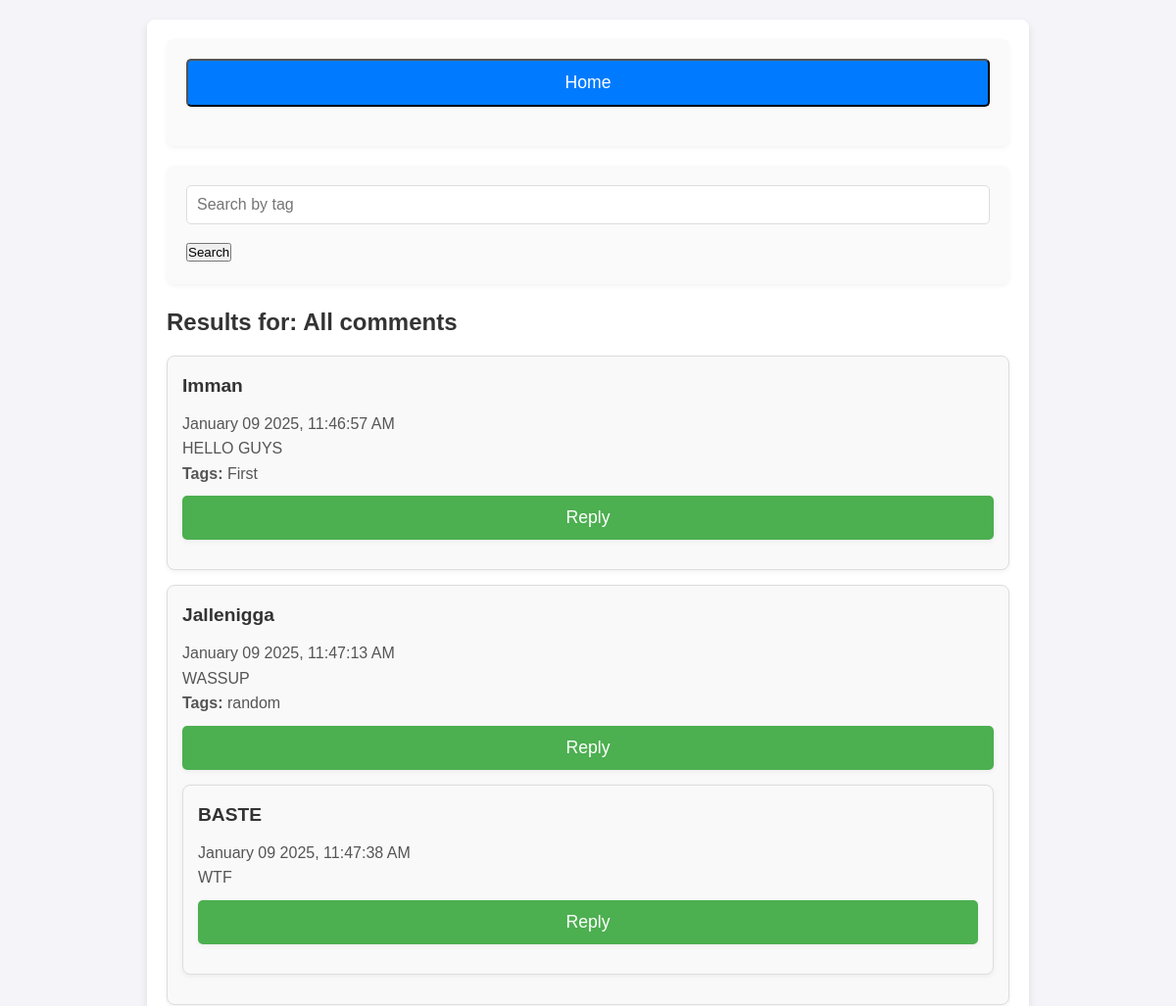
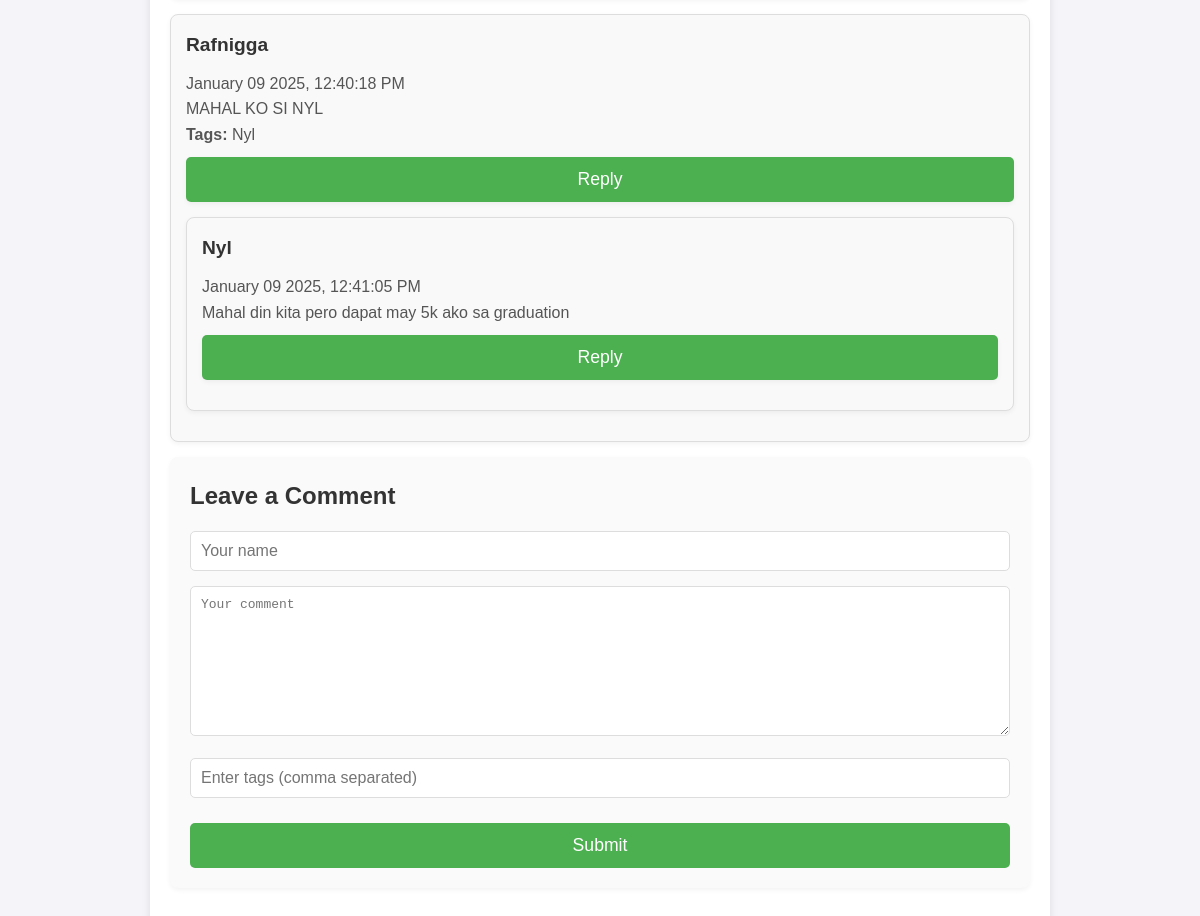
The page /Frontend/forum/index.php on the database its author committed (2 pictures, top to bottom).
### tables this page shows
CREATE TABLE `tb_data` (
  `id` int(11) NOT NULL,
  `name` varchar(50) NOT NULL,
  `comment` varchar(150) NOT NULL,
  `tags` varchar(255) DEFAULT NULL,
  `date` varchar(50) NOT NULL,
  `reply_id` int(11) NOT NULL
);

### Frontend/forum/comment.php (the view, shortened to what this page needs)
<div class="comment">
  <h4><?php echo $data['name']; ?></h4>
  <p><?php echo $data['date']; ?></p>
  <p><?php echo $data['comment']; ?></p>
  <p><strong>Tags:</strong> <?php echo htmlspecialchars($data['tags']); ?></p>
  <?php $reply_id = $data['id']; ?>
  <button class="reply" onclick="reply(<?php echo $reply_id; ?>, '<?php echo $data['name']; ?>');">Reply</button>
  <?php
  $datas = mysqli_query($db_connection, "SELECT * FROM tb_data WHERE reply_id = $reply_id");
  if (mysqli_num_rows($datas) > 0) {
    foreach ($datas as $data) {
      require 'reply.php';
    }
  }
  ?>
</div>

### Frontend/forum/index.php (shortened to what this page needs)
<?php
require 'db_connection.php';
$search_tag = '';
if (isset($_GET['tag'])) {
  $search_tag = $_GET['tag'];
  $datas = mysqli_query($db_connection, "SELECT * FROM tb_data WHERE tags LIKE '%$search_tag%' AND reply_id = 0");
} else {
  $datas = mysqli_query($db_connection, "SELECT * FROM tb_data WHERE reply_id = 0");
}
?>
<!DOCTYPE html>
<html lang="en">
<head>
  <link rel="stylesheet" href="styles.css">
</head>
<body>
  <div class="container">
    <form action="index.php" method="get">
      <button type="submit" class="home-btn">Home</button>
    </form>
    <form action="index.php" method="get">
      <input type="text" name="tag" value="<?php echo htmlspecialchars($search_tag); ?>" placeholder="Search by tag">
      <button type="submit">Search</button>
    </form>
    <h3>Results for: <?php echo $search_tag ? htmlspecialchars($search_tag) : 'All comments'; ?></h3>
    <?php
    foreach ($datas as $data) {
      require 'comment.php';
    }
    ?>
    <div id="comment_form" class="<?php echo $search_tag ? 'hide' : ''; ?>">
      <form action="" method="post">
        <h3 id="title">Leave a Comment</h3>
        <input type="text" name="name" placeholder="Your name" required>
        <textarea name="comment" placeholder="Your comment" required></textarea>
        <input type="text" name="tags" placeholder="Enter tags (comma separated)" required>
        <button class="submit" type="submit" name="submit">Submit</button>
      </form>
    </div>
  </div>
</body>
</html>

### Frontend/forum/reply.php (shortened to what this page needs)
<div class="reply">
  <h4><?php echo htmlspecialchars($data['name']); ?></h4>
  <p><?php echo htmlspecialchars($data['date']); ?></p>
  <p><?php echo nl2br(htmlspecialchars(preg_replace('/#\w+/', '', $data['comment'])));
      ?></p>
  <?php $reply_id = $data['id']; ?>
  <button class="reply" onclick="reply(<?php echo $reply_id; ?>, '<?php echo addslashes(htmlspecialchars($data['name'])); ?>');">Reply</button>
</div>

### Frontend/forum/styles.css (style rules this page uses)
* { margin: 0px; padding: 0px; box-sizing: border-box; }
body { font-family: Arial, sans-serif; background: #f4f4f9; color: #333; line-height: 1.6; }
.container { background: #fff; width: 80%; max-width: 900px; margin: 20px auto; padding: 20px; box-shadow: 0 4px 8px rgba(0, 0, 0, 0.1); border-radius: 8px; }
h3 { color: #333; font-size: 1.5em; margin-bottom: 15px; font-weight: 600; }
form { background: #fafafa; padding: 20px; border-radius: 8px; margin-bottom: 20px; box-shadow: 0 2px 5px rgba(0, 0, 0, 0.05); }
form input, form textarea { width: 100%; padding: 10px; margin-bottom: 15px; border: 1px solid #ddd; border-radius: 5px; font-size: 1em; }
form textarea { height: 150px; resize: vertical; }
form button.submit, button.reply { background: #4CAF50; color: #fff; border: none; padding: 12px 20px; font-size: 1.1em; cursor: pointer; border-radius: 5px; transition: background-color 0.3s ease; width: 100%; margin-top: 10px; }
button.home-btn { background: #007bff; color: white; font-size: 1.1em; padding: 12px 20px; cursor: pointer; width: 100%; border-radius: 5px; transition: background-color 0.3s ease; margin-bottom: 20px; }
.comment, .reply { background: #f9f9f9; padding: 15px; border: 1px solid #ddd; border-radius: 8px; margin-bottom: 15px; box-shadow: 0 2px 5px rgba(0, 0, 0, 0.05); }
.comment h4, .reply h4 { font-size: 1.2em; color: #333; margin-bottom: 10px; font-weight: bold; }
.comment p, .reply p { font-size: 1em; color: #555; }
#comment_form { display: block; }

### rows shown on the page
tb_data: name "Imman", date "January 09 2025, 11:46:57 AM", comment "HELLO GUYS", tags "First"
tb_data: name "Jallenigga", date "January 09 2025, 11:47:13 AM", comment "WASSUP", tags "random"
tb_data: name "BASTE", date "January 09 2025, 11:47:38 AM", comment "WTF"
tb_data: name "Rafnigga", date "January 09 2025, 12:40:18 PM", comment "MAHAL KO SI NYL", tags "Nyl"
tb_data: name "Nyl", date "January 09 2025, 12:41:05 PM", comment "Mahal din kita pero dapat may 5k ako sa graduation"
